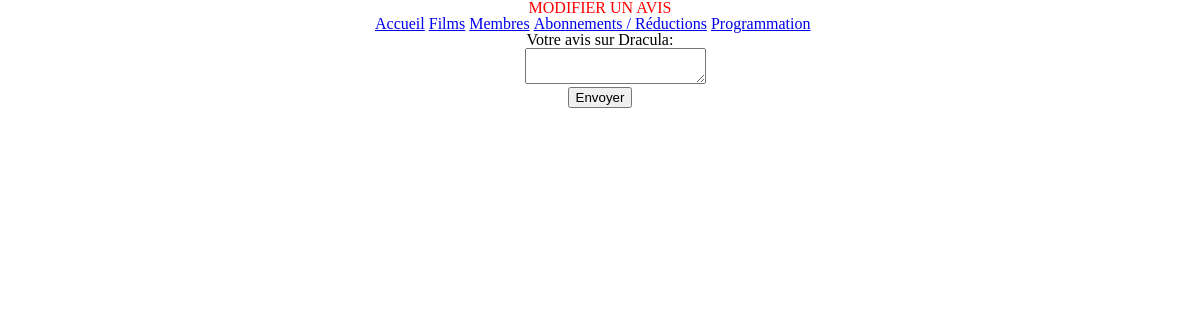
Before: /include/modifierAvis.php?id=94&id_film=1041 with the older database file.
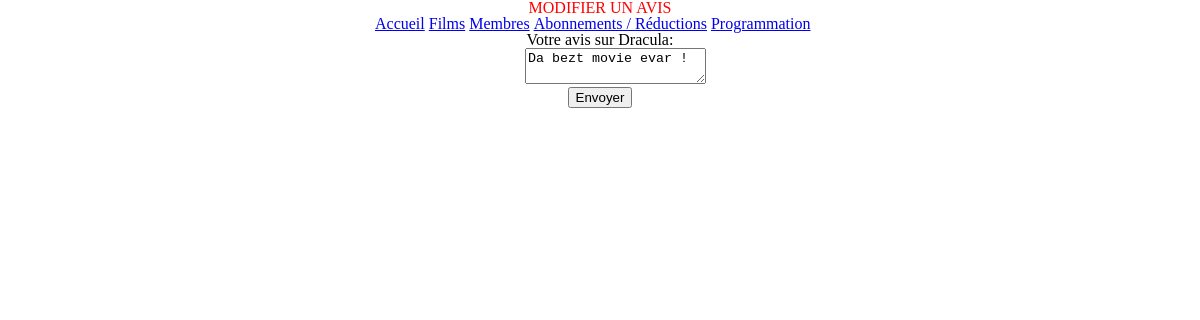
After: the same page with the newer database file.
### tables this page shows
CREATE TABLE IF NOT EXISTS `tp_historique_membre` (
  `id_membre` int(11) NOT NULL,
  `id_film` int(11) NOT NULL,
  `date` datetime NOT NULL,
  `avis` text NOT NULL COMMENT 'Avis sur le film vu'
);

### include/modifierAvis.php (the view, shortened to what this page needs)
<?php include "database.php" ?>
<!DOCTYPE html>
<html>
<head>
    <link rel="stylesheet" type="text/css" href="../style/style.css" />
</head>
<body>
    <header>
        <h1>Modifier un avis</h1>
    </header>
    <div class="main_wrapper">
    <form class="center" action="postAvis.php" method="POST">
    <ul>
        <li>
        <?php
        $querySelectFilm = $database->prepare("SELECT titre FROM tp_film WHERE id_film = " . $_GET["id_film"]);
        $querySelectFilm->execute();
        $data= $querySelectFilm->fetch();
        ?>
            <label for="avis">Votre avis sur <?php echo $data["titre"]; ?>: </label>
        </li>
        <li>
        <?php
        $querySelectAvis = $database->prepare("SELECT avis
            FROM tp_historique_membre
            WHERE id_film =  " . $_GET["id_film"] . " AND id_membre = " . $_GET["id"]);
        $querySelectAvis->execute();
        $data = $querySelectAvis->fetch();
        ?>
            <textarea name="avis" id="avis"><?php echo $data["avis"]; ?></textarea>
        </li>
        <li>
            <input type="submit" class="submit" value="Envoyer" /  >
        </li>
    </ul>
    </form>
    </div>
</body>
</html>

Changed rows visible on the page:
added tp_historique_membre: avis "Da bezt movie evar !"
